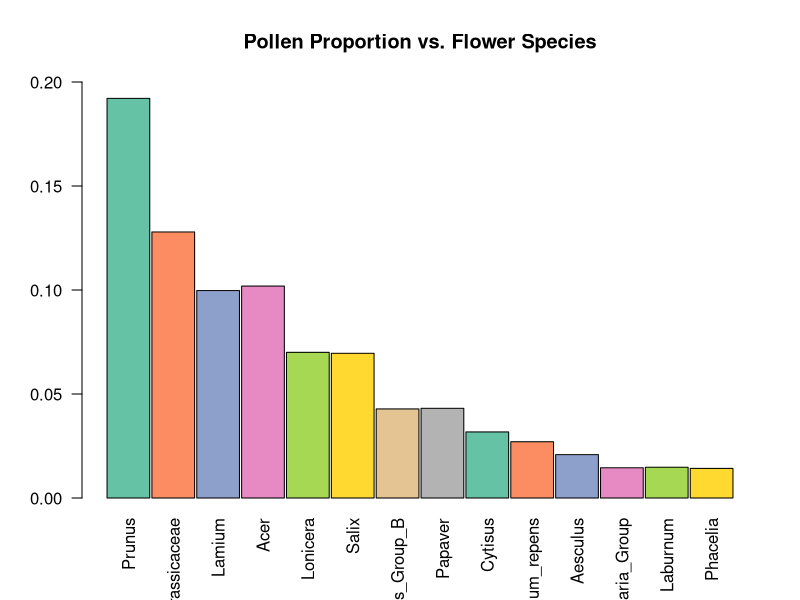

The R source for this figure:
## ---- chunk 1
knitr::opts_chunk$set(echo = TRUE)
## ---- chunk 2
bee_data <- read.csv("bee_data.csv", sep = ',', header = TRUE, stringsAsFactors = TRUE)
bee_data
head(bee_data)
df_bee_data <- data.frame(bee_data)
## ---- chunk 3
Prunus <- (bee_data$P_Prunus.group)
Prunus
Brassicaceae <- (bee_data$P_Brassicaceae)
Brassicaceae
Lamium <- (bee_data$P_Lamium)
Lamium
Acer <- (bee_data$P_Acer)
Acer
Lonicera <- (bee_data$P_Lonicera)
Lonicera
Salix <- (bee_data$P_Salix)
Salix
Prunus_Group_B <- sample(bee_data$P_Prunus.groupB)
Prunus_Group_B
Papaver <- (bee_data$P_Papaver)
Papaver
Cytisus <- (bee_data$P_Cytisus)
Cytisus
Trifolium_repens <- (bee_data$P_Trifolium.repens.group)
Trifolium_repens
Aesculus <- (bee_data$P_Aesculus)
Aesculus
Pulmonaria_Group <- (bee_data$P_Pulmonaria.group)
Pulmonaria_Group
Laburnum <- (bee_data$P_Laburnum)
Laburnum
Phacelia <- (bee_data$P_Phacelia)
Phacelia
## ---- chunk 4
mean(Prunus)
mean(Brassicaceae)
mean(Lamium)
mean(Acer)
mean(Lonicera)
mean(Salix)
mean(Prunus_Group_B)
mean(Papaver)
mean(Cytisus)
mean(Trifolium_repens)
mean(Aesculus)
mean(Pulmonaria_Group)
mean(Laburnum)
mean(Phacelia)
## ---- chunk 5
total_species_count <- (mean(Phacelia) + mean(Laburnum) + mean(Pulmonaria_Group) + mean(Aesculus) + mean(Cytisus) + mean(Papaver) + mean(Prunus_Group_B) + mean(Salix) + mean(Lonicera) + mean(Acer) + mean(Lamium) + mean(Brassicaceae) + mean(Prunus))
total_species_count
percentage_Phacelia<- (mean(Phacelia) / total_species_count)
percentage_Phacelia
percentage_Laburnum <- (mean(Laburnum) / total_species_count)
percentage_Laburnum
percentage_Pulmonaria_Group <- (mean(Pulmonaria_Group) / total_species_count)
percentage_Pulmonaria_Group
percentage_Aesculus <- (mean(Aesculus) / total_species_count)
percentage_Aesculus
percentage_Trifolium_repens <- (mean(Trifolium_repens) / total_species_count)
percentage_Trifolium_repens
percentage_Cytisus <- (mean(Cytisus) / total_species_count)
percentage_Cytisus
percentage_Papaver <- (mean(Papaver) / total_species_count)
percentage_Papaver
percentage_Prunus_Group_B <- (mean(Prunus_Group_B) / total_species_count)
percentage_Prunus_Group_B
percentage_Salix <- (mean(Salix) / total_species_count)
percentage_Salix
percentage_Lonicera <- (mean(Lonicera) / total_species_count)
percentage_Lonicera
percentage_Acer <- (mean(Acer) / total_species_count)
percentage_Acer
percentage_Lamium <- (mean(Lamium) / total_species_count)
percentage_Lamium
percentage_Brassicaceae <- (mean(Brassicaceae) / total_species_count)
percentage_Brassicaceae
percentage_Prunus <- (mean(Prunus) / total_species_count)
percentage_Prunus
## ---- chunk 6
means <- c(mean(Prunus), mean(Brassicaceae), mean(Lamium), mean(Acer), mean(Lonicera), mean(Salix), mean(Prunus_Group_B), mean(Papaver), mean(Cytisus), mean(Trifolium_repens), mean(Aesculus), mean(Pulmonaria_Group), mean(Laburnum), mean(Phacelia))
Flower_species <- c("Prunus", "Brassicaceae", "Lamium", "Acer", "Lonicera", "Salix", "Prunus_Group_B", "Papaver", "Cytisus", "Trifolium_repens", "Aesculus", "Pulmonaria_Group", "Laburnum", "Phacelia")
Flower_species
means
library(RColorBrewer)
coul <- brewer.pal(14, "Set2")
barplot(means, ylim = c(0.00, 0.20), names.arg = Flower_species, las = 2, space = 0.05, xlab = " ", ylab = " ", main = "Pollen Proportion vs. Flower Species", col=coul)
#I want to add names.arg = Flower_species after c(0.00, 0.20) but R is telling me it's an incorrect number of names even though I have counted 14 means and 14 species names
